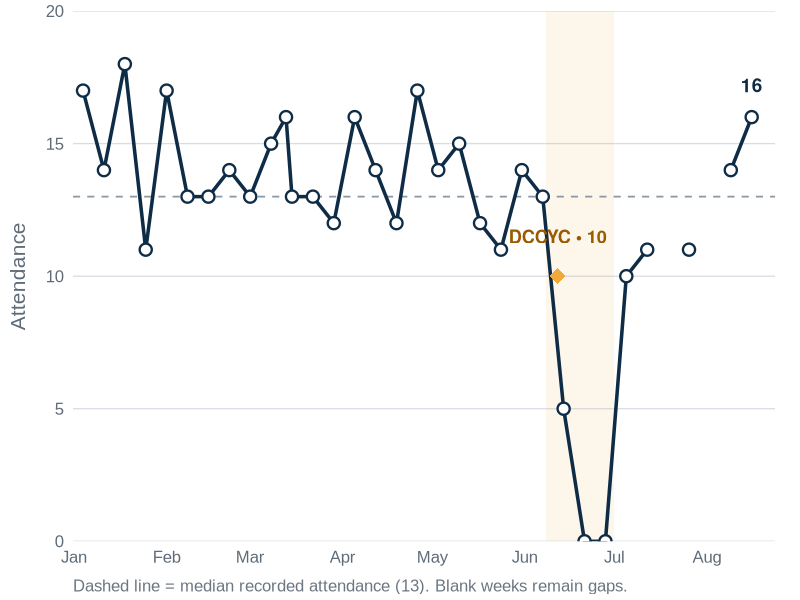

Source code (R):
## ---- chunk 1
#| fig-width: 13.4
#| fig-height: 4.55
#| out-width: "100%"
#| fig-align: center
library(ggplot2)

attendance <- data.frame(
  date = as.Date(c(
    "2026-01-04","2026-01-11","2026-01-18","2026-01-25",
    "2026-02-01","2026-02-08","2026-02-15","2026-02-22",
    "2026-03-01","2026-03-08","2026-03-13","2026-03-15","2026-03-22","2026-03-29",
    "2026-04-05","2026-04-12","2026-04-19","2026-04-26",
    "2026-05-03","2026-05-10","2026-05-17","2026-05-24","2026-05-31",
    "2026-06-07","2026-06-14","2026-06-21","2026-06-28",
    "2026-07-05","2026-07-12","2026-07-19","2026-07-26",
    "2026-08-02","2026-08-09","2026-08-16"
  )),
  total = c(17,14,18,11,17,13,13,14,13,15,16,13,13,12,16,14,12,17,14,15,12,11,14,13,5,0,0,10,11,NA,11,NA,14,16)
)

ggplot(attendance, aes(date, total)) +
  annotate("rect", xmin=as.Date("2026-06-08"), xmax=as.Date("2026-07-01"), ymin=-Inf, ymax=Inf, fill="#F2A93B", alpha=.10) +
  geom_hline(yintercept=13, color="#8B99A6", linewidth=.6, linetype="dashed") +
  geom_line(color="#0F2C46", linewidth=1.2, na.rm=TRUE) +
  geom_point(color="#0F2C46", fill="#FFFFFF", shape=21, size=3.3, stroke=1.2, na.rm=TRUE) +
  annotate("point", x=as.Date("2026-06-12"), y=10, color="#F2A93B", size=5, shape=18) +
  annotate("text", x=as.Date("2026-06-12"), y=11.5, label="DCCYC • 10", color="#9A5B00", fontface="bold", size=4.6) +
  annotate("text", x=as.Date("2026-08-16"), y=17.2, label="16", color="#0F2C46", fontface="bold", size=4.8) +
  scale_x_date(date_breaks="1 month", date_labels="%b", expand=expansion(mult=c(.015,.035))) +
  scale_y_continuous(breaks=seq(0,20,5), limits=c(0,20), expand=c(0,0)) +
  labs(x=NULL, y="Attendance", caption="Dashed line = median recorded attendance (13). Blank weeks remain gaps.") +
  theme_minimal(base_family="Arial", base_size=15) +
  theme(
    panel.grid.minor=element_blank(),
    panel.grid.major.x=element_blank(),
    panel.grid.major.y=element_line(color="#D8DEE5", linewidth=.45),
    axis.text=element_text(color="#5E6B78"),
    axis.title.y=element_text(color="#5E6B78", margin=margin(r=12)),
    plot.caption=element_text(color="#6A7681", hjust=0, margin=margin(t=10)),
    plot.margin=margin(8,18,4,8)
  )
